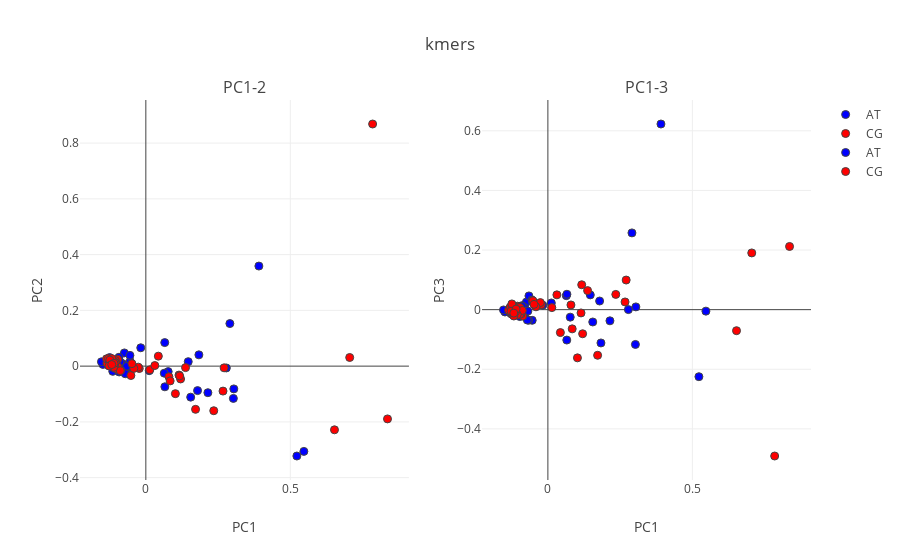

Notebook code cell kept with this figure:
### Code cell
from sklearn.decomposition import PCA

kmers, kmer_idx= kmer_comp_index(mutations)

mut_list= ['_'.join(x) for x in kmer_idx.values()]

mut_indices= {
    z:[x for x in range(len(mut_list)) if mut_list[x][1] in z] for z in ['AT','CG']
}

col_mut= {
    'AT': 'blue',
    'CG': 'red'
}

n_comp= 3

pca = PCA(n_components=n_comp, whiten=False,svd_solver='randomized')
Comps = pca.fit_transform(window_muts.T)

var_comps= pca.explained_variance_ratio_

titles= ['PC1-2','PC1-3']
fig_subplots = tools.make_subplots(rows= 1, cols=2,
                             subplot_titles=tuple(titles))

for col in range(1,3):
    fig_data= [go.Scatter(
            x= Comps[mut_indices[i],0],
            y= Comps[mut_indices[i],col],
            mode= "markers",
            text= [mut_list[x] for x in mut_indices[i]],
            marker= {
            'color': col_mut[i],
            'line': {'width': 1},
            'size': 8,
            'symbol': 'circle',
          "opacity": 1
          },
            name= i
        ) for i in list(mut_indices.keys())]
    
    for trace1 in fig_data:
        fig_subplots.append_trace(trace1, 1, col)
        
    fig_subplots.update_xaxes(title= 'PC1')

    fig_subplots.update_yaxes(title= 'PC' + str(col + 1),row=1, col=col)


layout = go.Layout(
    margin=dict(
        l=0,
        r=0,
        b=0,
        t=0
    ),
    yaxis=dict(
        title='PC2: {}'.format(round(var_comps[1],3))),
    xaxis=dict(
    title= 'PC1: {}'.format(round(var_comps[0],3)))
)


fig = go.Figure(data=fig_subplots, layout=layout)
fig['layout'].update(title= 'kmers')
iplot(fig)

### Figure 1 — Plotly figure (JSON) as saved in the notebook; plotly's stock layout.template omitted (floating-point values rounded to 4 significant figures)
{"data": [{"marker": {"color": "blue", "line": {"width": 1}, "opacity": 1, "size": 8, "symbol": "circle"}, "mode": "markers", "name": "AT", "text": ["AAAC_TTTG", "AAAG_TTTC", "AAAT_TTTA", "AACC_GTTG", "AACG_GTTC", "AACT_GTTA", "AAGC_CTTG", "AAGG_CTTC", "AAGT_CTTA", "AATC_ATTG", "AATG_ATTC", "AATT_ATTA", "ATAA_TATT", "ATAC_TATG", "ATAG_TATC", "ATCA_GATT", "ATCC_GATG", "ATCG_GATC", "ATGA_CATT", "ATGC_CATG", "ATGG_CATC", "CAAC_TTGG", "CAAG_TTGC", "CAAT_TTGA", "CACC_GTGG", "CACG_GTGC", "CACT_GTGA", "CAGC_CTGG", "CAGG_CTGC", "CAGT_CTGA", "CTAA_TAGT", "CTAC_TAGG", "CTAG_TAGC", "CTCA_GAGT", "CTCC_GAGG", "CTCG_GAGC", "GAAC_TTCG", "GAAG_TTCC", "GAAT_TTCA", "GACC_GTCG", "GACG_GTCC", "GACT_GTCA", "GTAA_TACT", "GTAC_TACG", "GTAG_TACC", "TAAC_TTAG", "TAAG_TTAC", "TAAT_TTAA"], "type": "scatter", "uid": "cc592962-ecd1-4ebc-a7a1-fb6212da3426", "x": [0.01184, 0.1552, -0.07427, -0.1144, 0.07729, -0.08024, -0.0945, 0.06542, -0.1105, -0.08031, 0.2909, -0.1053, 0.3045, -0.01758, -0.104, -0.06922, 0.5226, -0.05309, -0.09714, 0.06383, -0.09294, -0.09025, 0.5469, -0.05427, -0.06559, 0.2147, -0.09241, -0.06658, 0.1836, -0.1212, -0.1485, -0.1303, 0.2785, -0.05499, -0.08916, 0.1467, 0.3029, -0.07115, -0.1197, 0.179, -0.1536, -0.1307, -0.1313, 0.06583, -0.1253, -0.1107, 0.3912, -0.1117], "xaxis": "x", "y": [-0.01609, -0.1111, 0.04742, -0.01876, -0.0196, -0.008014, 0.01847, 0.08446, 0.01131, 0.00889, 0.1527, -0.005016, -0.0816, 0.0659, 0.006098, -0.01313, -0.3223, -0.004813, 0.007579, -0.02517, 0.03185, 0.01266, -0.3057, 0.01759, -0.005869, -0.09522, -0.02084, -0.0008578, 0.04052, 0.004816, 0.006161, 0.0129, -0.006533, 0.03866, 0.01519, 0.01609, -0.1157, -0.02724, 0.01187, -0.08779, 0.01559, 0.003872, 0.01451, -0.07412, 0.03073, 0.0169, 0.359, -0.005075], "yaxis": "y"}, {"marker": {"color": "red", "line": {"width": 1}, "opacity": 1, "size": 8, "symbol": "circle"}, "mode": "markers", "name": "CG", "text": ["ACAA_TGTT", "ACAG_TGTC", "ACAT_TGTA", "ACCA_GGTT", "ACCG_GGTC", "ACCT_GGTA", "ACGA_CGTT", "ACGG_CGTC", "ACGT_CGTA", "ACTA_AGTT", "ACTG_AGTC", "ACTT_AGTA", "AGAA_TCTT", "AGAC_TCTG", "AGAT_TCTA", "AGCA_GCTT", "AGCC_GCTG", "AGCT_GCTA", "AGGA_CCTT", "AGGC_CCTG", "AGGT_CCTA", "CCAA_TGGT", "CCAG_TGGC", "CCAT_TGGA", "CCCA_GGGT", "CCCG_GGGC", "CCCT_GGGA", "CCGA_CGGT", "CCGG_CGGC", "CCGT_CGGA", "CGAA_TCGT", "CGAC_TCGG", "CGAT_TCGA", "CGCA_GCGT", "CGCC_GCGG", "CGCT_GCGA", "GCAA_TGCT", "GCAG_TGCC", "GCAT_TGCA", "GCCA_GGCT", "GCCG_GGCC", "GCCT_GGCA", "GGAA_TCCT", "GGAC_TCCG", "GGAT_TCCA", "TCAA_TGAT", "TCAG_TGAC", "TCAT_TGAA"], "type": "scatter", "uid": "0bffa698-7ac3-45dc-9d95-083ee60ea97a", "x": [-0.02273, 0.04327, 0.7055, -0.09256, -0.05169, 0.07979, -0.02617, -0.1235, 0.8363, -0.08706, -0.04135, 0.235, 0.1147, 0.01369, -0.04806, 0.08412, -0.09281, -0.1034, 0.1721, -0.1008, -0.09744, -0.1054, 0.1202, -0.1204, -0.1043, 0.2709, -0.1081, -0.09699, 0.7848, -0.1053, -0.08843, -0.1347, 0.1374, -0.1061, -0.1115, 0.03115, 0.267, -0.1359, -0.1296, 0.6528, -0.123, -0.1179, -0.1246, 0.117, -0.1274, -0.11, 0.1023, -0.118], "xaxis": "x", "y": [-0.008545, 0.03585, 0.03104, -0.008984, -0.03368, -0.03783, -0.003556, 0.0217, -0.1892, -0.01434, -0.008066, -0.1599, -0.03202, -0.01317, 0.008861, -0.053, -0.01342, 0.007656, -0.1549, -0.006607, 0.02457, 0.02014, -0.04602, 0.003485, 0.006196, -0.00607, 0.01381, -0.002478, 0.8685, -0.008338, -0.01637, 0.01108, -0.005294, 0.01267, -0.004409, 0.00215, -0.08949, 0.02634, 0.02703, -0.2284, 0.01622, 0.02717, 0.02181, -0.03495, 0.0006495, 0.01009, -0.0987, 0.005668], "yaxis": "y"}, {"marker": {"color": "blue", "line": {"width": 1}, "opacity": 1, "size": 8, "symbol": "circle"}, "mode": "markers", "name": "AT", "text": ["AAAC_TTTG", "AAAG_TTTC", "AAAT_TTTA", "AACC_GTTG", "AACG_GTTC", "AACT_GTTA", "AAGC_CTTG", "AAGG_CTTC", "AAGT_CTTA", "AATC_ATTG", "AATG_ATTC", "AATT_ATTA", "ATAA_TATT", "ATAC_TATG", "ATAG_TATC", "ATCA_GATT", "ATCC_GATG", "ATCG_GATC", "ATGA_CATT", "ATGC_CATG", "ATGG_CATC", "CAAC_TTGG", "CAAG_TTGC", "CAAT_TTGA", "CACC_GTGG", "CACG_GTGC", "CACT_GTGA", "CAGC_CTGG", "CAGG_CTGC", "CAGT_CTGA", "CTAA_TAGT", "CTAC_TAGG", "CTAG_TAGC", "CTCA_GAGT", "CTCC_GAGG", "CTCG_GAGC", "GAAC_TTCG", "GAAG_TTCC", "GAAT_TTCA", "GACC_GTCG", "GACG_GTCC", "GACT_GTCA", "GTAA_TACT", "GTAC_TACG", "GTAG_TACC", "TAAC_TTAG", "TAAG_TTAC", "TAAT_TTAA"], "type": "scatter", "uid": "e6a4a032-2d66-48f0-ac76-0149a9f8a781", "x": [0.01184, 0.1552, -0.07427, -0.1144, 0.07729, -0.08024, -0.0945, 0.06542, -0.1105, -0.08031, 0.2909, -0.1053, 0.3045, -0.01758, -0.104, -0.06922, 0.5226, -0.05309, -0.09714, 0.06383, -0.09294, -0.09025, 0.5469, -0.05427, -0.06559, 0.2147, -0.09241, -0.06658, 0.1836, -0.1212, -0.1485, -0.1303, 0.2785, -0.05499, -0.08916, 0.1467, 0.3029, -0.07115, -0.1197, 0.179, -0.1536, -0.1307, -0.1313, 0.06583, -0.1253, -0.1107, 0.3912, -0.1117], "xaxis": "x2", "y": [0.02249, -0.04135, 0.02565, 0.0006392, -0.02513, -0.02017, -0.005485, -0.1021, 0.004819, 0.007149, 0.2576, -0.0154, 0.009276, 0.01482, 0.007682, -0.004848, -0.225, 0.0259, -0.02316, 0.04698, -0.004629, 0.01334, -0.004992, -0.03583, 0.04606, -0.03748, -0.01764, -0.03546, -0.1117, -0.005024, -0.007881, -0.0112, 0.0001637, 0.03238, 0.01136, 0.04955, -0.1168, -0.03503, -0.004164, 0.02896, -0.0009536, 0.001032, 0.006268, 0.05165, -0.01516, -0.00518, 0.623, -0.002462], "yaxis": "y2"}, {"marker": {"color": "red", "line": {"width": 1}, "opacity": 1, "size": 8, "symbol": "circle"}, "mode": "markers", "name": "CG", "text": ["ACAA_TGTT", "ACAG_TGTC", "ACAT_TGTA", "ACCA_GGTT", "ACCG_GGTC", "ACCT_GGTA", "ACGA_CGTT", "ACGG_CGTC", "ACGT_CGTA", "ACTA_AGTT", "ACTG_AGTC", "ACTT_AGTA", "AGAA_TCTT", "AGAC_TCTG", "AGAT_TCTA", "AGCA_GCTT", "AGCC_GCTG", "AGCT_GCTA", "AGGA_CCTT", "AGGC_CCTG", "AGGT_CCTA", "CCAA_TGGT", "CCAG_TGGC", "CCAT_TGGA", "CCCA_GGGT", "CCCG_GGGC", "CCCT_GGGA", "CCGA_CGGT", "CCGG_CGGC", "CCGT_CGGA", "CGAA_TCGT", "CGAC_TCGG", "CGAT_TCGA", "CGCA_GCGT", "CGCC_GCGG", "CGCT_GCGA", "GCAA_TGCT", "GCAG_TGCC", "GCAT_TGCA", "GCCA_GGCT", "GCCG_GGCC", "GCCT_GGCA", "GGAA_TCCT", "GGAC_TCCG", "GGAT_TCCA", "TCAA_TGAT", "TCAG_TGAC", "TCAT_TGAA"], "type": "scatter", "uid": "296c8d80-775b-4917-8a35-59d2a975368e", "x": [-0.02273, 0.04327, 0.7055, -0.09256, -0.05169, 0.07979, -0.02617, -0.1235, 0.8363, -0.08706, -0.04135, 0.235, 0.1147, 0.01369, -0.04806, 0.08412, -0.09281, -0.1034, 0.1721, -0.1008, -0.09744, -0.1054, 0.1202, -0.1204, -0.1043, 0.2709, -0.1081, -0.09699, 0.7848, -0.1053, -0.08843, -0.1347, 0.1374, -0.1061, -0.1115, 0.03115, 0.267, -0.1359, -0.1296, 0.6528, -0.123, -0.1179, -0.1246, 0.117, -0.1274, -0.11, 0.1023, -0.118], "xaxis": "x2", "y": [0.01679, -0.07691, 0.1904, -0.01138, 0.02996, 0.01578, 0.02368, -0.01513, 0.212, -0.0217, 0.009514, 0.05118, -0.01102, 0.006824, 0.01767, -0.06449, -0.01406, 0.004097, -0.1531, -0.0133, -0.0162, 0.01177, -0.0809, -0.01438, 0.008519, 0.09935, -0.01202, 0.007544, -0.4911, -0.001518, -0.002706, -0.003392, 0.06389, -0.01683, -0.006407, 0.04966, 0.02587, -0.001699, 0.008908, -0.07059, 0.01152, -0.02132, 0.01925, 0.08353, -0.005321, 0.0017, -0.1618, -0.0116], "yaxis": "y2"}], "layout": {"annotations": [{"font": {"size": 16}, "showarrow": false, "text": "PC1-2", "x": 0.225, "xanchor": "center", "xref": "paper", "y": 1, "yanchor": "bottom", "yref": "paper"}, {"font": {"size": 16}, "showarrow": false, "text": "PC1-3", "x": 0.775, "xanchor": "center", "xref": "paper", "y": 1, "yanchor": "bottom", "yref": "paper"}], "title": {"text": "kmers"}, "xaxis": {"anchor": "y", "domain": [0, 0.45], "title": {"text": "PC1"}}, "xaxis2": {"anchor": "y2", "domain": [0.55, 1], "title": {"text": "PC1"}}, "yaxis": {"anchor": "x", "domain": [0, 1], "title": {"text": "PC2"}}, "yaxis2": {"anchor": "x2", "domain": [0, 1], "title": {"text": "PC3"}}}}
